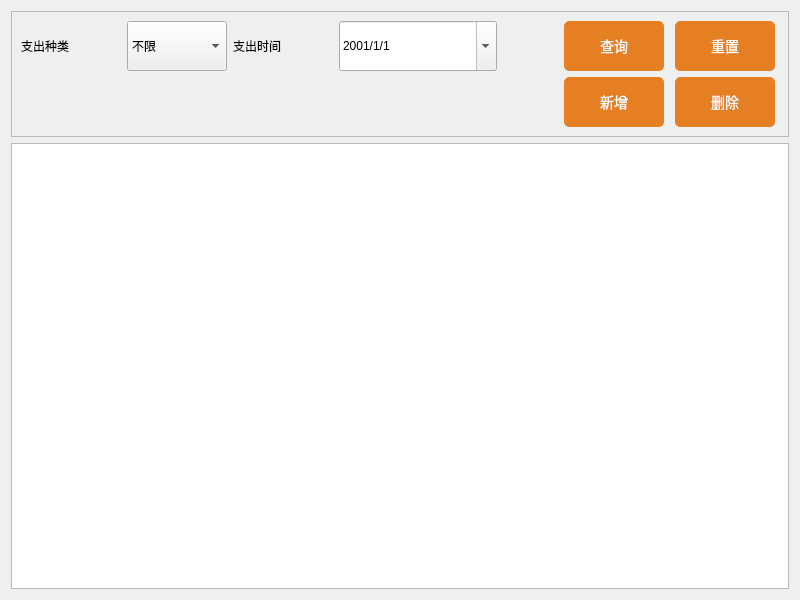
<?xml version="1.0" encoding="UTF-8"?>
<ui version="4.0">
 <class>expenditure</class>
 <widget class="QWidget" name="expenditure">
  <property name="geometry">
   <rect>
    <x>0</x>
    <y>0</y>
    <width>800</width>
    <height>600</height>
   </rect>
  </property>
  <property name="minimumSize">
   <size>
    <width>800</width>
    <height>600</height>
   </size>
  </property>
  <property name="windowTitle">
   <string>Form</string>
  </property>
  <layout class="QGridLayout" name="gridLayout_2">
   <item row="0" column="0">
    <widget class="QFrame" name="frame">
     <property name="frameShape">
      <enum>QFrame::StyledPanel</enum>
     </property>
     <property name="frameShadow">
      <enum>QFrame::Raised</enum>
     </property>
     <layout class="QGridLayout" name="gridLayout">
      <item row="1" column="6">
       <spacer name="horizontalSpacer_6">
        <property name="orientation">
         <enum>Qt::Horizontal</enum>
        </property>
        <property name="sizeHint" stdset="0">
         <size>
          <width>35</width>
          <height>20</height>
         </size>
        </property>
       </spacer>
      </item>
      <item row="0" column="0">
       <layout class="QHBoxLayout" name="horizontalLayout">
        <item>
         <widget class="QLabel" name="label">
          <property name="minimumSize">
           <size>
            <width>100</width>
            <height>50</height>
           </size>
          </property>
          <property name="styleSheet">
           <string notr="true">font: 14pt &quot;Microsoft YaHei UI&quot;;</string>
          </property>
          <property name="text">
           <string>支出种类</string>
          </property>
         </widget>
        </item>
        <item>
         <widget class="QComboBox" name="cbx_type">
          <property name="minimumSize">
           <size>
            <width>100</width>
            <height>50</height>
           </size>
          </property>
          <property name="styleSheet">
           <string notr="true">font: 14pt &quot;Microsoft YaHei UI&quot;;</string>
          </property>
          <item>
           <property name="text">
            <string>不限</string>
           </property>
          </item>
          <item>
           <property name="text">
            <string>餐饮</string>
           </property>
          </item>
          <item>
           <property name="text">
            <string>购物</string>
           </property>
          </item>
          <item>
           <property name="text">
            <string>日用</string>
           </property>
          </item>
          <item>
           <property name="text">
            <string>交通</string>
           </property>
          </item>
          <item>
           <property name="text">
            <string>娱乐</string>
           </property>
          </item>
          <item>
           <property name="text">
            <string>水果</string>
           </property>
          </item>
          <item>
           <property name="text">
            <string>蔬菜</string>
           </property>
          </item>
          <item>
           <property name="text">
            <string>运动</string>
           </property>
          </item>
          <item>
           <property name="text">
            <string>教育</string>
           </property>
          </item>
          <item>
           <property name="text">
            <string>其他</string>
           </property>
          </item>
         </widget>
        </item>
       </layout>
      </item>
      <item row="0" column="3">
       <widget class="QPushButton" name="pbtn_search">
        <property name="minimumSize">
         <size>
          <width>100</width>
          <height>50</height>
         </size>
        </property>
        <property name="styleSheet">
         <string notr="true">QPushButton {
    background-color: #e67e22; /* 橘色背景 */
    color: white; /* 白色文字 */
    border: 1px solid #e67e22; /* 橘色边框 */
    border-radius: 5px; /* 圆角 */
    padding: 5px 10px; /* 内边距 */
    font-size: 14px; /* 文字大小 */
}

QPushButton:hover {
    background-color: #d35400; /* 鼠标悬停时的颜色 */
}

QPushButton:pressed {
    background-color: #a04000; /* 鼠标按下时的颜色 */
}</string>
        </property>
        <property name="text">
         <string>查询</string>
        </property>
       </widget>
      </item>
      <item row="1" column="3">
       <widget class="QPushButton" name="pbtn_newAdd">
        <property name="minimumSize">
         <size>
          <width>100</width>
          <height>50</height>
         </size>
        </property>
        <property name="styleSheet">
         <string notr="true">QPushButton {
    background-color: #e67e22; /* 橘色背景 */
    color: white; /* 白色文字 */
    border: 1px solid #e67e22; /* 橘色边框 */
    border-radius: 5px; /* 圆角 */
    padding: 5px 10px; /* 内边距 */
    font-size: 14px; /* 文字大小 */
}

QPushButton:hover {
    background-color: #d35400; /* 鼠标悬停时的颜色 */
}

QPushButton:pressed {
    background-color: #a04000; /* 鼠标按下时的颜色 */
}</string>
        </property>
        <property name="text">
         <string>新增</string>
        </property>
       </widget>
      </item>
      <item row="0" column="6">
       <spacer name="horizontalSpacer_5">
        <property name="orientation">
         <enum>Qt::Horizontal</enum>
        </property>
        <property name="sizeHint" stdset="0">
         <size>
          <width>35</width>
          <height>20</height>
         </size>
        </property>
       </spacer>
      </item>
      <item row="0" column="4">
       <spacer name="horizontalSpacer_3">
        <property name="orientation">
         <enum>Qt::Horizontal</enum>
        </property>
        <property name="sizeHint" stdset="0">
         <size>
          <width>35</width>
          <height>20</height>
         </size>
        </property>
       </spacer>
      </item>
      <item row="0" column="5">
       <widget class="QPushButton" name="pbtn_replace">
        <property name="minimumSize">
         <size>
          <width>100</width>
          <height>50</height>
         </size>
        </property>
        <property name="styleSheet">
         <string notr="true">QPushButton {
    background-color: #e67e22; /* 橘色背景 */
    color: white; /* 白色文字 */
    border: 1px solid #e67e22; /* 橘色边框 */
    border-radius: 5px; /* 圆角 */
    padding: 5px 10px; /* 内边距 */
    font-size: 14px; /* 文字大小 */
}

QPushButton:hover {
    background-color: #d35400; /* 鼠标悬停时的颜色 */
}

QPushButton:pressed {
    background-color: #a04000; /* 鼠标按下时的颜色 */
}</string>
        </property>
        <property name="text">
         <string>重置</string>
        </property>
       </widget>
      </item>
      <item row="1" column="4">
       <spacer name="horizontalSpacer_4">
        <property name="orientation">
         <enum>Qt::Horizontal</enum>
        </property>
        <property name="sizeHint" stdset="0">
         <size>
          <width>35</width>
          <height>20</height>
         </size>
        </property>
       </spacer>
      </item>
      <item row="0" column="1">
       <layout class="QHBoxLayout" name="horizontalLayout_2">
        <item>
         <widget class="QLabel" name="label_2">
          <property name="minimumSize">
           <size>
            <width>100</width>
            <height>50</height>
           </size>
          </property>
          <property name="styleSheet">
           <string notr="true">font: 14pt &quot;Microsoft YaHei UI&quot;;</string>
          </property>
          <property name="text">
           <string>支出时间</string>
          </property>
         </widget>
        </item>
        <item>
         <widget class="QDateTimeEdit" name="dedit_time">
          <property name="minimumSize">
           <size>
            <width>158</width>
            <height>50</height>
           </size>
          </property>
          <property name="styleSheet">
           <string notr="true">font: 14pt &quot;Microsoft YaHei UI&quot;;</string>
          </property>
          <property name="specialValueText">
           <string/>
          </property>
          <property name="dateTime">
           <datetime>
            <hour>0</hour>
            <minute>0</minute>
            <second>0</second>
            <year>2001</year>
            <month>1</month>
            <day>1</day>
           </datetime>
          </property>
          <property name="displayFormat">
           <string>yyyy/M/d </string>
          </property>
          <property name="calendarPopup">
           <bool>true</bool>
          </property>
          <property name="currentSectionIndex">
           <number>0</number>
          </property>
         </widget>
        </item>
       </layout>
      </item>
      <item row="1" column="0" colspan="3">
       <spacer name="horizontalSpacer">
        <property name="orientation">
         <enum>Qt::Horizontal</enum>
        </property>
        <property name="sizeHint" stdset="0">
         <size>
          <width>568</width>
          <height>20</height>
         </size>
        </property>
       </spacer>
      </item>
      <item row="1" column="5">
       <widget class="QPushButton" name="pbtn_delete">
        <property name="minimumSize">
         <size>
          <width>100</width>
          <height>50</height>
         </size>
        </property>
        <property name="styleSheet">
         <string notr="true">QPushButton {
    background-color: #e67e22; /* 橘色背景 */
    color: white; /* 白色文字 */
    border: 1px solid #e67e22; /* 橘色边框 */
    border-radius: 5px; /* 圆角 */
    padding: 5px 10px; /* 内边距 */
    font-size: 14px; /* 文字大小 */
}

QPushButton:hover {
    background-color: #d35400; /* 鼠标悬停时的颜色 */
}

QPushButton:pressed {
    background-color: #a04000; /* 鼠标按下时的颜色 */
}</string>
        </property>
        <property name="text">
         <string>删除</string>
        </property>
       </widget>
      </item>
      <item row="0" column="2">
       <spacer name="horizontalSpacer_2">
        <property name="orientation">
         <enum>Qt::Horizontal</enum>
        </property>
        <property name="sizeHint" stdset="0">
         <size>
          <width>78</width>
          <height>20</height>
         </size>
        </property>
       </spacer>
      </item>
     </layout>
    </widget>
   </item>
   <item row="1" column="0">
    <widget class="QTableView" name="tableView"/>
   </item>
  </layout>
 </widget>
 <resources/>
 <connections/>
</ui>
